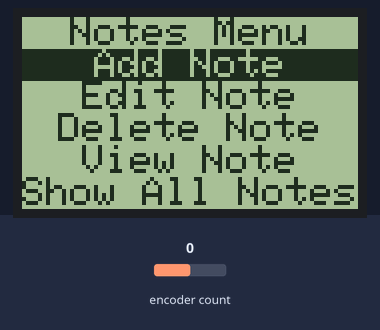
Bench run of a sketch on a simulated ESP32. Shown: 84×48 one-colour display. The inputs (shaded band) are chosen by the test bench; at power-on: encoder count 0.

Above: at 1.2 s.
1.3 s: encoder count set to 4
At 1.8 s:
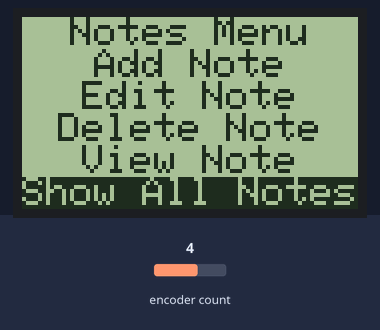
2.8 s: encoder count set to 8
At 4.0 s:
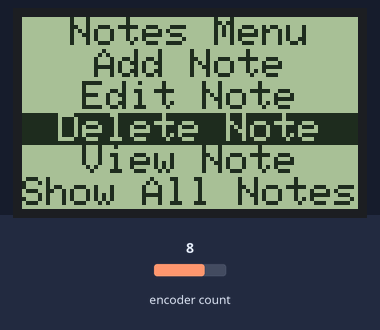
4.3 s: encoder count set to 12
At 4.32 s:
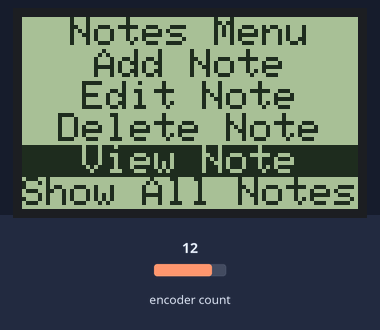
5.8 s: encoder count set to 13
At 6.2 s:
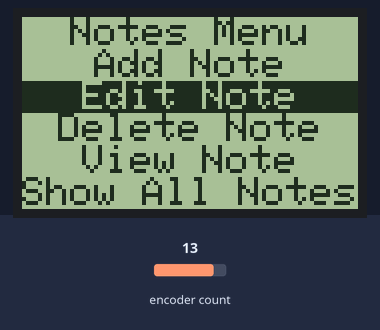
7.3 s: encoder count set to 12
At 8.5 s:
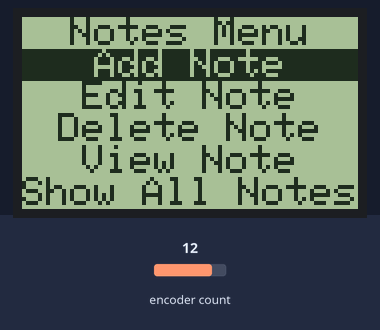
8.8 s: encoder count set to 11
At 9.7 s:
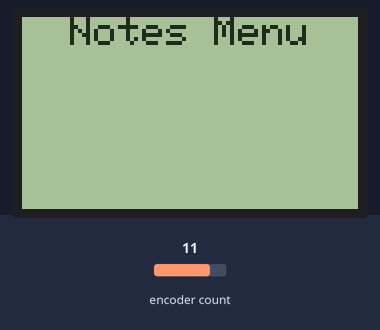
Timing chart, 0 to 11.3 s (numbered marks = the images above; inputs shaded):
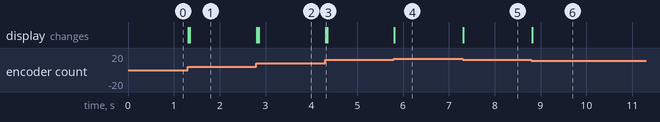

The sketch:

enc_menu.ino
```cpp
// (licence header left out)
#include <SPI.h>
#include <Adafruit_GFX.h>
#include <Adafruit_PCD8544.h>
Adafruit_PCD8544 display = Adafruit_PCD8544(18, 23, 4, 15, 2);
int contrastValue = 60;
int curr_key;
#include <EncButton2.h>
EncButton2<EB_ENC> enc0(INPUT, 26, 27);

void main_menu(int curr_pos){
   display.clearDisplay();
   display.setTextSize(1);
   display.setTextColor(BLACK, WHITE);
   display.setCursor(12, 0);
   display.print("Notes Menu");

   if (curr_pos == 0){
      display.setTextColor(WHITE, BLACK);
      display.setCursor(0, 8);
      display.println("              ");
      display.setCursor(18, 8);
      display.print("Add Note");
      display.setCursor(15, 16);
      display.setTextColor(BLACK, WHITE);
      display.print("Edit Note");
      display.setCursor(9, 24);
      display.print("Delete Note");
      display.setCursor(15, 32);
      display.print("View Note");
      display.setCursor(0, 40);
      display.print("Show All Notes");
   }
   if (curr_pos == 1){
      display.setCursor(18, 8);
      display.print("Add Note");
      display.setTextColor(WHITE, BLACK);
      display.setCursor(0, 16);
      display.println("              ");
      display.setCursor(15, 16);
      display.print("Edit Note");
      display.setCursor(9, 24);
      display.setTextColor(BLACK, WHITE);
      display.print("Delete Note");
      display.setCursor(15, 32);
      display.print("View Note");
      display.setCursor(0, 40);
      display.print("Show All Notes");
   }
   if (curr_pos == 2){
      display.setCursor(18, 8);
      display.print("Add Note");
      display.setCursor(15, 16);
      display.print("Edit Note");
      display.setTextColor(WHITE, BLACK);
      display.setCursor(0, 24);
      display.println("              ");
      display.setCursor(9, 24);
      display.print("Delete Note");
      display.setCursor(15, 32);
      display.setTextColor(BLACK, WHITE);
      display.print("View Note");
      display.setCursor(0, 40);
      display.print("Show All Notes");
   }
   if (curr_pos == 3){
      display.setCursor(18, 8);
      display.print("Add Note");
      display.setCursor(15, 16);
      display.print("Edit Note");
      display.setCursor(9, 24);
      display.print("Delete Note");
      display.setTextColor(WHITE, BLACK);
      display.setCursor(0, 32);
      display.println("              ");
      display.setCursor(15, 32);
      display.print("View Note");
      display.setCursor(0, 40);
      display.setTextColor(BLACK, WHITE);
      display.print("Show All Notes");
   }
   if (curr_pos == 4){
      display.setCursor(18, 8);
      display.print("Add Note");
      display.setCursor(15, 16);
      display.print("Edit Note");
      display.setCursor(9, 24);
      display.print("Delete Note");
      display.setCursor(15, 32);
      display.print("View Note");
      display.setTextColor(WHITE, BLACK);
      display.setCursor(0, 40);
      display.println("              ");
      display.setCursor(0, 40);
      display.print("Show All Notes");
   }
   display.display();
}

void setup() {
   display.begin();
   display.setContrast(contrastValue);
   display.clearDisplay();
   curr_key = 0;
   main_menu(curr_key);
   display.display();
}

void loop(){
  enc0.tick();
  if (enc0.left())
    curr_key--;
  if (enc0.right())
    curr_key++;

  if(curr_key < 0)
    curr_key = 5;

  if(curr_key > 5)
    curr_key = 0;

  if (enc0.turn()) {
    main_menu(curr_key);
  }
}
```

Measured:
- after the input at 1.3 s, the display: first changes at once (image 1 shows a later state)
- after the input at 2.8 s, the display: first changes at once (image 2 shows a later state)
- after the input at 4.3 s, the display: changes at once (image 3)
- after the input at 5.8 s, the display: changes at once (image 4)
- after the input at 7.3 s, the display: changes at once (image 5)
- after the input at 8.8 s, the display: changes at once (image 6)
